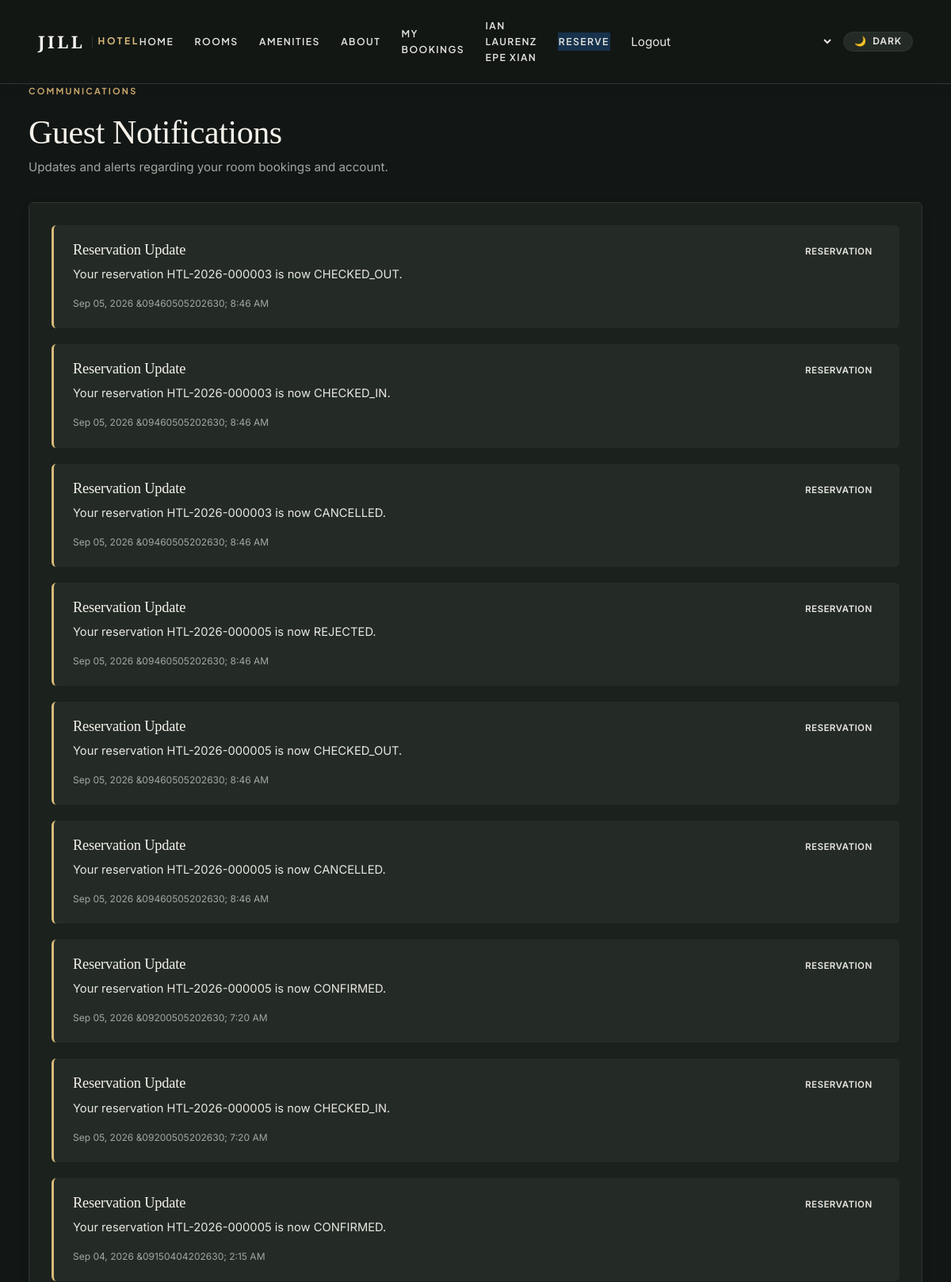
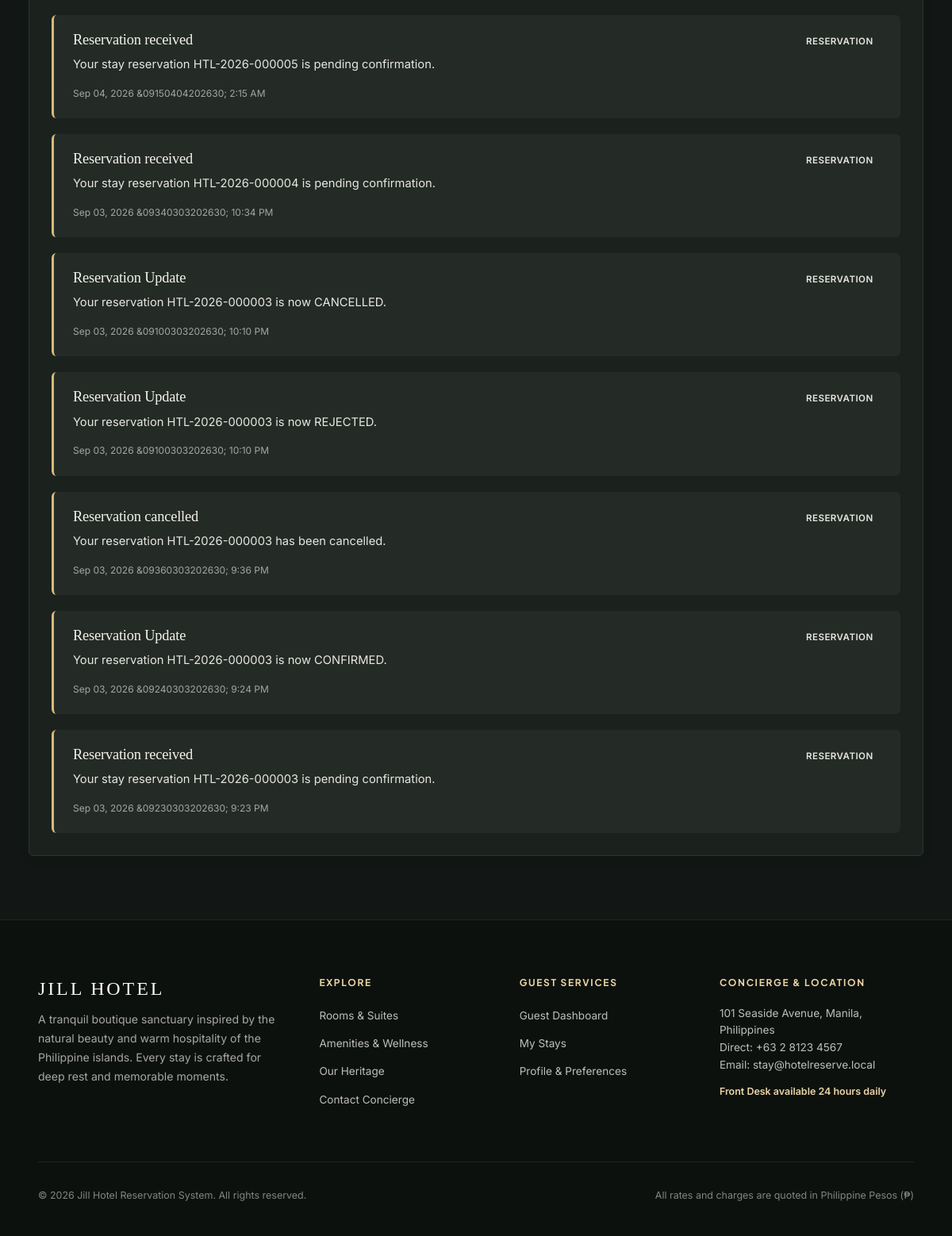
The page /customer/notifications.php (signed in) on the database its author committed (2 pictures, top to bottom).
### tables this page shows
CREATE TABLE `notifications` (
  `id` bigint(20) NOT NULL AUTO_INCREMENT,
  `user_id` int(11) NOT NULL,
  `title` varchar(180) NOT NULL,
  `message` text NOT NULL,
  `type` varchar(30) DEFAULT 'SYSTEM',
  `is_read` tinyint(1) DEFAULT 0,
  `created_at` timestamp NOT NULL DEFAULT current_timestamp(),
  PRIMARY KEY (`id`),
  KEY `user_id` (`user_id`,`is_read`),
  CONSTRAINT `notifications_ibfk_1` FOREIGN KEY (`user_id`) REFERENCES `users` (`id`) ON DELETE CASCADE
);

### includes/bootstrap.php (called while the page is built, shortened)
<?php
function e(?string $value): string { return htmlspecialchars((string)$value, ENT_QUOTES | ENT_SUBSTITUTE, 'UTF-8'); }

### customer/notifications.php (the view, shortened to what this page needs)
<?php
$pdo = db();
$userId = (int)user()['id'];
$s = $pdo->prepare('SELECT * FROM notifications WHERE user_id = ? ORDER BY created_at DESC LIMIT 100');
$s->execute([$userId]);
$rows = $s->fetchAll();
require __DIR__ . '/../includes/header.php';
?>
<div class="section-head" style="margin-bottom: 2rem;">
    <div>
        <span class="kicker">COMMUNICATIONS</span>
        <h1 style="margin-bottom: 0.35rem;">Guest Notifications</h1>
        <p style="color: var(--text-secondary, #5C625D);">Updates and alerts regarding your room bookings and account.</p>
    </div>
</div>
<div class="panel">
    <?php if ($rows): ?>
        <div style="display: flex; flex-direction: column; gap: 1.25rem;">
            <?php foreach ($rows as $r): ?>
                <article style="padding: 1.25rem 1.5rem; background: var(--surface-muted, #F4EFE6); border-radius: 6px; border-left: 3px solid var(--accent, #B89650);">
                    <div style="display: flex; justify-content: space-between; align-items: baseline; margin-bottom: 0.45rem;">
                        <h3 style="font-size: 1.15rem; margin-bottom: 0; color: var(--text-heading, #15221B);"><?=e($r['title'])?></h3>
                        <span class="badge"><?=e($r['type'] ?? 'SYSTEM')?></span>
                    </div>
                    <p style="font-size: 0.92rem; color: var(--text-primary, #2A2D2A); margin-bottom: 0.65rem; line-height: 1.6;">
                        <?=nl2br(e($r['message']))?>
                    </p>
                    <small style="color: var(--text-secondary, #7A807B); font-size: 0.75rem;">
                        <?=date('M d, Y &middot; g:i A', strtotime($r['created_at']))?>
                    </small>
                </article>
            <?php endforeach; ?>
        </div>
    <?php endif; ?>
</div>
<?php require __DIR__ . '/../includes/footer.php'; ?>

### assets/css/base.css (style rules this page uses)
*, *::before, *::after { box-sizing: border-box; margin: 0; padding: 0; }
html { font-size: 16px; scroll-behavior: smooth; -webkit-text-size-adjust: 100%; }
body { font-family: 'Plus Jakarta Sans', -apple-system, BlinkMacSystemFont, "Segoe UI", Roboto, sans-serif; font-size: 0.95rem; line-height: 1.65; background-color: var(--bg-primary, #FAF8F5); color: var(--text-primary, #2A2D2A); min-height: 100vh; display: flex; flex-direction: column; overflow-x: hidden; -webkit-font-smoothing: antialiased; -moz-osx-font-smoothing: grayscale; }
h1, h2, h3, h4, h5, h6, .serif, .brand, .section-title { font-family: 'Playfair Display', Georgia, serif; font-weight: 500; line-height: 1.2; color: var(--text-heading, #15221B); letter-spacing: -0.01em; }
h1 { font-size: clamp(2rem, 3.5vw, 3.25rem); margin-bottom: 0.75rem; }
h3 { font-size: clamp(1.2rem, 1.8vw, 1.5rem); margin-bottom: 0.5rem; }
p { margin-bottom: 1rem; color: var(--text-secondary, #5C625D); }
p:last-child { margin-bottom: 0; }
.kicker, .eyebrow, .eyebrow-title { font-family: 'Plus Jakarta Sans', sans-serif; font-size: 0.75rem; font-weight: 700; text-transform: uppercase; letter-spacing: 0.18em; color: var(--accent, #B89650); margin-bottom: 0.5rem; display: block; }
.card, .panel { background-color: var(--surface, #FFFFFF); border: 1px solid var(--border-color, #E8E2D7); border-radius: 6px; padding: 1.75rem; box-shadow: 0 4px 18px rgba(28, 33, 29, 0.04); }
.badge { display: inline-flex; align-items: center; gap: 0.35rem; padding: 0.28rem 0.65rem; font-size: 0.72rem; font-weight: 600; letter-spacing: 0.04em; border-radius: 999px; background-color: var(--surface-muted, #EFEAE0); color: var(--text-primary, #2A2D2A); line-height: 1; }
.section-head { display: flex; justify-content: space-between; align-items: flex-end; margin-bottom: 1.5rem; gap: 1rem; flex-wrap: wrap; }

### assets/css/luxury.css (style rules this page uses)
:root { --navy:#17324d;--gold:#c9a66b;--ivory:#f7f4ee;--ink:#101820;--muted:#77736c;--white:#fff;--line:#e7dfd2 }
body { background:#FAF8F5;color:var(--ink);font-family:Inter,Arial,sans-serif }
.brand,h1,h2,h3,.display { font-family:'Playfair Display',Georgia,serif }
.kicker { font-size:11px;font-weight:700;letter-spacing:.2em;color:var(--gold);margin:0 0 18px }

### assets/css/theme.css (style rules this page uses)
:root { color-scheme: light; --bg-primary: #FAF8F5; --bg-secondary: #F4EFE6; --surface: #FFFFFF; --surface-muted: #F5EFE6; --surface-hover: rgba(184, 150, 80, 0.05); --text-primary: #2A2D2A; --text-secondary: #5C625D; --text-heading: #15221B; --text-on-dark: #FAF8F5; --border-color: #E8E2D7; --border-light: #F0EBE2; --brand: #1C3328; --brand-deep: #12241C; --accent: #B89650; --accent-light: #DFC58C; --accent-dark: #8E7134; --accent-strong: #8b6d32; --button-bg: #1C3328; --button-text: #FAF8F5; --button-hover: #12241C; --focus-ring: rgba(184, 150, 80, 0.35); --success-bg: #ECFDF5; --success-text: #065F46; --error-bg: #FEF2F2; --error-text: #991B1B; --warning-bg: #FFFBEB; --warning-text: #92400E; --shadow-sm: 0 2px 8px rgba(28, 33, 29, 0.04); --shadow-md: 0 8px 24px rgba(28, 33, 29, 0.06); --shadow-lg: 0 16px 42px rgba(28, 51, 40, 0.1); }
html[data-theme="dark"] { color-scheme: dark; --bg-primary: #121614; --bg-secondary: #181D1A; --surface: #1B211D; --surface-muted: #242B26; --surface-hover: rgba(223, 197, 140, 0.06); --text-primary: #E8E6E1; --text-secondary: #A0A8A2; --text-heading: #F5F2EB; --text-on-dark: #FAF8F5; --border-color: #2D3630; --border-light: #252D27; --brand: #3A6350; --brand-deep: #0D110E; --accent: #D8BA7B; --accent-light: #EBD6A7; --accent-dark: #B89650; --accent-strong: #E0C487; --button-bg: #D8BA7B; --button-text: #141715; --button-hover: #E8CE98; --focus-ring: rgba(216, 186, 123, 0.4); --success-bg: #143522; --success-text: #86EFAC; --error-bg: #3E1A1D; --error-text: #FCA5A5; --warning-bg: #3A2910; --warning-text: #FDE68A; --shadow-sm: 0 2px 8px rgba(0, 0, 0, 0.3); --shadow-md: 0 8px 24px rgba(0, 0, 0, 0.45); --shadow-lg: 0 16px 42px rgba(0, 0, 0, 0.6); }
html, body { background-color: var(--bg-primary, #FAF8F5); color: var(--text-primary); }
.card, .panel, .auth-card, .search-panel { background-color: var(--surface); border-color: var(--border-color); }
.card, .panel, .auth-card, .search-panel, .luxury-room, .stat, .booking-widget, .hotel-result-card { background-color: var(--surface); border-color: var(--border-color); color: var(--text-primary); transition: background-color 0.25s ease, border-color 0.25s ease, color 0.25s ease; }
h1, h2, h3, h4, h5, h6, .section-title { color: var(--text-heading); }

### rows shown on the page
notifications: title "Reservation Update", type "RESERVATION", message "Your reservation HTL-2026-000003 is now CHECKED_OUT.", created_at "Sep 05, 2026 &09460505202630; 8:46 AM"
notifications: title "Reservation Update", type "RESERVATION", message "Your reservation HTL-2026-000003 is now CHECKED_IN.", created_at "Sep 05, 2026 &09460505202630; 8:46 AM"
notifications: title "Reservation Update", type "RESERVATION", message "Your reservation HTL-2026-000003 is now CANCELLED.", created_at "Sep 05, 2026 &09460505202630; 8:46 AM"
notifications: title "Reservation Update", type "RESERVATION", message "Your reservation HTL-2026-000005 is now REJECTED.", created_at "Sep 05, 2026 &09460505202630; 8:46 AM"
notifications: title "Reservation Update", type "RESERVATION", message "Your reservation HTL-2026-000005 is now CHECKED_OUT.", created_at "Sep 05, 2026 &09460505202630; 8:46 AM"
notifications: title "Reservation Update", type "RESERVATION", message "Your reservation HTL-2026-000005 is now CANCELLED.", created_at "Sep 05, 2026 &09460505202630; 8:46 AM"
notifications: title "Reservation Update", type "RESERVATION", message "Your reservation HTL-2026-000005 is now CONFIRMED.", created_at "Sep 05, 2026 &09200505202630; 7:20 AM"
notifications: title "Reservation Update", type "RESERVATION", message "Your reservation HTL-2026-000005 is now CHECKED_IN.", created_at "Sep 05, 2026 &09200505202630; 7:20 AM"
notifications: title "Reservation Update", type "RESERVATION", message "Your reservation HTL-2026-000005 is now CONFIRMED.", created_at "Sep 04, 2026 &09150404202630; 2:15 AM"
notifications: title "Reservation received", type "RESERVATION", message "Your stay reservation HTL-2026-000005 is pending confirmation.", created_at "Sep 04, 2026 &09150404202630; 2:15 AM"
notifications: title "Reservation received", type "RESERVATION", message "Your stay reservation HTL-2026-000004 is pending confirmation.", created_at "Sep 03, 2026 &09340303202630; 10:34 PM"
notifications: title "Reservation Update", type "RESERVATION", message "Your reservation HTL-2026-000003 is now CANCELLED.", created_at "Sep 03, 2026 &09100303202630; 10:10 PM"
notifications: title "Reservation Update", type "RESERVATION", message "Your reservation HTL-2026-000003 is now REJECTED.", created_at "Sep 03, 2026 &09100303202630; 10:10 PM"
notifications: title "Reservation cancelled", type "RESERVATION", message "Your reservation HTL-2026-000003 has been cancelled.", created_at "Sep 03, 2026 &09360303202630; 9:36 PM"
notifications: title "Reservation Update", type "RESERVATION", message "Your reservation HTL-2026-000003 is now CONFIRMED.", created_at "Sep 03, 2026 &09240303202630; 9:24 PM"
notifications: title "Reservation received", type "RESERVATION", message "Your stay reservation HTL-2026-000003 is pending confirmation.", created_at "Sep 03, 2026 &09230303202630; 9:23 PM"

### other values the page prints
user()['name'] "IAN LAURENZ EPE XIAN"
